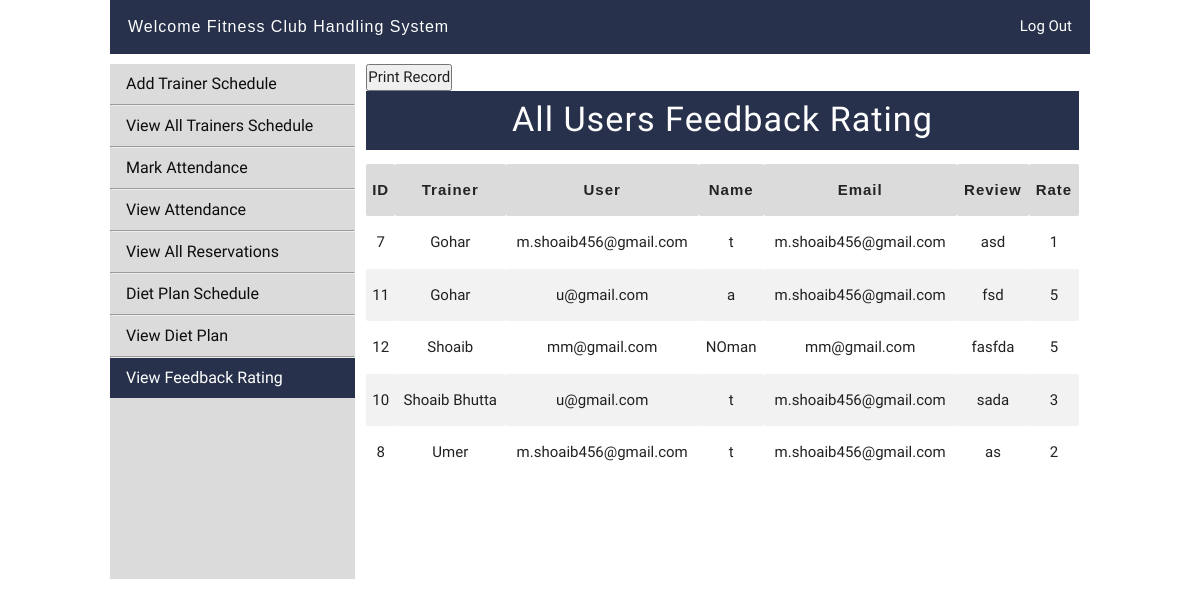
The page /adminpanel/adminarea.php?viewFeedbackRating on the database its author committed.
### tables this page shows
CREATE TABLE `feedback` (
  `id` int(20) NOT NULL,
  `c_name` varchar(50) DEFAULT NULL,
  `c_email` varchar(50) DEFAULT NULL,
  `c_review` varchar(250) DEFAULT NULL,
  `c_rate` varchar(50) DEFAULT NULL,
  `c_trainer` varchar(50) DEFAULT NULL,
  `c_user` varchar(50) DEFAULT NULL
);

### adminpanel/viewFeedbackRating.php (the view, shortened to what this page needs)
<button onClick="window.print()">Print Record</button>
<div class="row view_table">
    <div class="col 12 m12 l12" style="padding: 0 !important">
        <h4 class="center heading" style="margin-top: 0px;">All Users Feedback Rating</h4>
        <table>
            <tr>
                <th>ID</th>
                <th>Trainer</th>
                <th>User</th>
                <th>Name</th>
                <th>Email</th>
                <th>Review</th>
                <th>Rate</th>
            </tr>
            <?php
                $get_trainers = "SELECT * FROM feedback order by c_trainer asc";
                $run_trainers = mysqli_query($con, $get_trainers);
                while($row_trainers = mysqli_fetch_array($run_trainers)) {
                    $trainer_id = $row_trainers['id'];
                    $c_trainer = $row_trainers['c_trainer'];
                    $c_user = $row_trainers['c_user'];
                    $student_name = $row_trainers['c_name'];
                    $student_email = $row_trainers['c_email'];
                    $c_review = $row_trainers['c_review'];
                    $c_rate = $row_trainers['c_rate'];
            ?>
            <tr>
                <td><?php echo $trainer_id; ?></td>
                <td><?php echo $c_trainer ?></td>
                <td><?php echo $c_user ?></td>
                <td><?php echo $student_name ?></td>
                <td><?php echo $student_email ?></td>
                <td><?php echo $c_review ?></td>
                <td><?php echo $c_rate ?></td>
            </tr>
            <?php } ?>
        </table>
    </div>
</div>

### css/style.css (style rules this page uses)
* { margin: 0; padding: 0; }
h4.heading { font-family: 'Julius Sans One', sans-serif; background: #27314b; color: #fff; padding: 10px 0px 12px 0px; letter-spacing: 1px; }
.view_table table th { text-align: center; background: #dbdbdb; color: #232323; font-family: sans-serif; letter-spacing: 1px; }
.view_table table td { text-align: center; }
.view_table table tr:nth-of-type(odd) { background: #f2f2f2; }

### rows shown on the page
feedback: id "7", c_trainer "Gohar", c_user "m.shoaib456@gmail.com", c_name "t", c_email "m.shoaib456@gmail.com", c_review "asd", c_rate "1"
feedback: id "11", c_trainer "Gohar", c_user "u@gmail.com", c_name "a", c_email "m.shoaib456@gmail.com", c_review "fsd", c_rate "5"
feedback: id "12", c_trainer "Shoaib", c_user "mm@gmail.com", c_name "NOman", c_email "mm@gmail.com", c_review "fasfda", c_rate "5"
feedback: id "10", c_trainer "Shoaib Bhutta", c_user "u@gmail.com", c_name "t", c_email "m.shoaib456@gmail.com", c_review "sada", c_rate "3"
feedback: id "8", c_trainer "Umer", c_user "m.shoaib456@gmail.com", c_name "t", c_email "m.shoaib456@gmail.com", c_review "as", c_rate "2"
